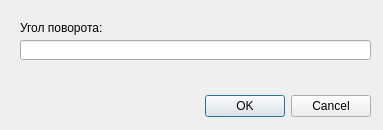
<?xml version="1.0" encoding="UTF-8"?>
<ui version="4.0">
 <class>GeometryRotatorDialogBase</class>
 <widget class="QDialog" name="GeometryRotatorDialogBase">
  <property name="geometry">
   <rect>
    <x>0</x>
    <y>0</y>
    <width>383</width>
    <height>130</height>
   </rect>
  </property>
  <property name="windowTitle">
   <string>Geometry rotator</string>
  </property>
  <widget class="QDialogButtonBox" name="button_box">
   <property name="geometry">
    <rect>
     <x>30</x>
     <y>90</y>
     <width>341</width>
     <height>32</height>
    </rect>
   </property>
   <property name="orientation">
    <enum>Qt::Horizontal</enum>
   </property>
   <property name="standardButtons">
    <set>QDialogButtonBox::Cancel|QDialogButtonBox::Ok</set>
   </property>
  </widget>
  <widget class="QLabel" name="label">
   <property name="geometry">
    <rect>
     <x>20</x>
     <y>20</y>
     <width>111</width>
     <height>16</height>
    </rect>
   </property>
   <property name="text">
    <string>Угол поворота:</string>
   </property>
  </widget>
  <widget class="QLineEdit" name="angleLineEdit">
   <property name="geometry">
    <rect>
     <x>20</x>
     <y>40</y>
     <width>351</width>
     <height>20</height>
    </rect>
   </property>
  </widget>
 </widget>
 <resources/>
 <connections>
  <connection>
   <sender>button_box</sender>
   <signal>accepted()</signal>
   <receiver>GeometryRotatorDialogBase</receiver>
   <slot>accept()</slot>
   <hints>
    <hint type="sourcelabel">
     <x>20</x>
     <y>20</y>
    </hint>
    <hint type="destinationlabel">
     <x>20</x>
     <y>20</y>
    </hint>
   </hints>
  </connection>
  <connection>
   <sender>button_box</sender>
   <signal>rejected()</signal>
   <receiver>GeometryRotatorDialogBase</receiver>
   <slot>reject()</slot>
   <hints>
    <hint type="sourcelabel">
     <x>20</x>
     <y>20</y>
    </hint>
    <hint type="destinationlabel">
     <x>20</x>
     <y>20</y>
    </hint>
   </hints>
  </connection>
 </connections>
</ui>
